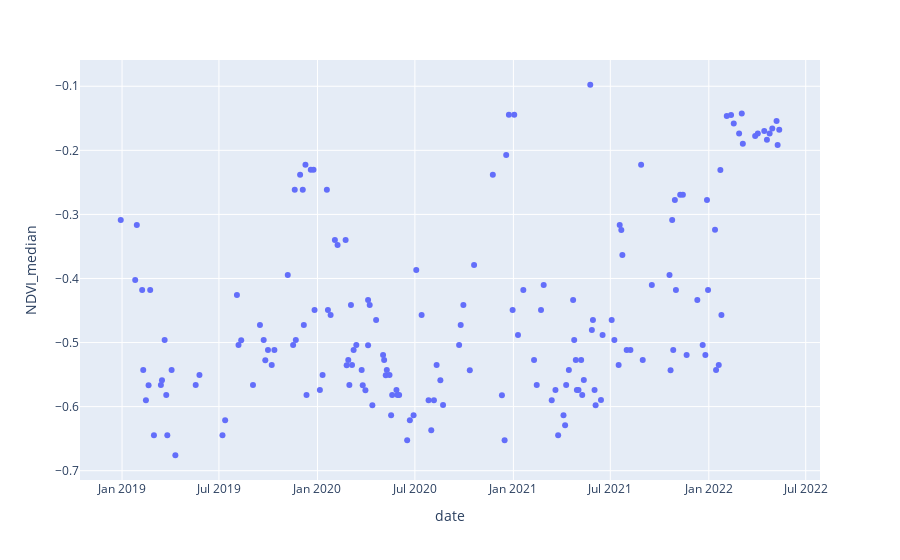

Notebook code cell kept with this figure:
### Code cell
import plotly.express as px

px.scatter(df_ndvi, x="date", y="NDVI_median")

### Figure 1 — Plotly figure (JSON) as saved in the notebook; plotly's stock layout.template omitted (floating-point values rounded to 4 significant figures; data arrays with more than 128 entries replaced by an {"elided": "..."} marker saying what was removed)
{"data": [{"hovertemplate": "date=%{x}<br>NDVI_median=%{y}<extra></extra>", "legendgroup": "", "marker": {"color": "#636efa", "symbol": "circle"}, "mode": "markers", "name": "", "orientation": "v", "showlegend": false, "type": "scatter", "x": {"elided": "171 str values"}, "xaxis": "x", "y": {"elided": "171 float values"}, "yaxis": "y"}], "layout": {"legend": {"tracegroupgap": 0}, "margin": {"t": 60}, "xaxis": {"anchor": "y", "domain": [0, 1], "title": {"text": "date"}}, "yaxis": {"anchor": "x", "domain": [0, 1], "title": {"text": "NDVI_median"}}}}
